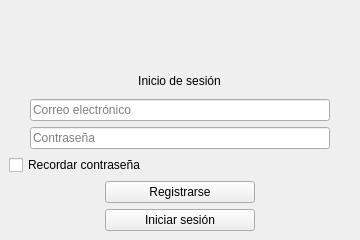
<?xml version="1.0" encoding="UTF-8"?>
<ui version="4.0">
 <class>MainWindow</class>
 <widget class="QMainWindow" name="MainWindow">
  <property name="geometry">
   <rect>
    <x>0</x>
    <y>0</y>
    <width>360</width>
    <height>240</height>
   </rect>
  </property>
  <property name="windowTitle">
   <string>Login FastAPI</string>
  </property>
  <widget class="QWidget" name="centralwidget">
   <layout class="QVBoxLayout" name="verticalLayout" stretch="0,0,0,0,1,1,0,0,1">
    <item>
     <spacer name="horizontalSpacer_3">
      <property name="orientation">
       <enum>Qt::Horizontal</enum>
      </property>
      <property name="sizeHint" stdset="0">
       <size>
        <width>40</width>
        <height>20</height>
       </size>
      </property>
     </spacer>
    </item>
    <item>
     <spacer name="horizontalSpacer_2">
      <property name="orientation">
       <enum>Qt::Horizontal</enum>
      </property>
      <property name="sizeHint" stdset="0">
       <size>
        <width>40</width>
        <height>20</height>
       </size>
      </property>
     </spacer>
    </item>
    <item>
     <spacer name="horizontalSpacer">
      <property name="orientation">
       <enum>Qt::Horizontal</enum>
      </property>
      <property name="sizeHint" stdset="0">
       <size>
        <width>40</width>
        <height>20</height>
       </size>
      </property>
     </spacer>
    </item>
    <item alignment="Qt::AlignHCenter">
     <widget class="QLabel" name="labelTitulo">
      <property name="text">
       <string>Inicio de sesión</string>
      </property>
      <property name="alignment">
       <set>Qt::AlignCenter</set>
      </property>
     </widget>
    </item>
    <item alignment="Qt::AlignHCenter">
     <widget class="QLineEdit" name="lineCorreo">
      <property name="minimumSize">
       <size>
        <width>300</width>
        <height>0</height>
       </size>
      </property>
      <property name="maximumSize">
       <size>
        <width>300</width>
        <height>16777215</height>
       </size>
      </property>
      <property name="placeholderText">
       <string>Correo electrónico</string>
      </property>
     </widget>
    </item>
    <item alignment="Qt::AlignHCenter">
     <widget class="QLineEdit" name="lineContrasena">
      <property name="minimumSize">
       <size>
        <width>300</width>
        <height>0</height>
       </size>
      </property>
      <property name="maximumSize">
       <size>
        <width>300</width>
        <height>16777215</height>
       </size>
      </property>
      <property name="echoMode">
       <enum>QLineEdit::Password</enum>
      </property>
      <property name="placeholderText">
       <string>Contraseña</string>
      </property>
     </widget>
    </item>
    <item>
     <widget class="QCheckBox" name="checkRecordar">
      <property name="text">
       <string>Recordar contraseña</string>
      </property>
     </widget>
    </item>
    <item alignment="Qt::AlignHCenter">
     <widget class="QPushButton" name="btnRegistrarse">
      <property name="minimumSize">
       <size>
        <width>150</width>
        <height>0</height>
       </size>
      </property>
      <property name="maximumSize">
       <size>
        <width>150</width>
        <height>16777215</height>
       </size>
      </property>
      <property name="text">
       <string>Registrarse</string>
      </property>
     </widget>
    </item>
    <item alignment="Qt::AlignHCenter">
     <widget class="QPushButton" name="btnLogin">
      <property name="minimumSize">
       <size>
        <width>150</width>
        <height>0</height>
       </size>
      </property>
      <property name="maximumSize">
       <size>
        <width>150</width>
        <height>16777215</height>
       </size>
      </property>
      <property name="text">
       <string>Iniciar sesión</string>
      </property>
     </widget>
    </item>
   </layout>
  </widget>
 </widget>
 <resources/>
 <connections/>
</ui>
